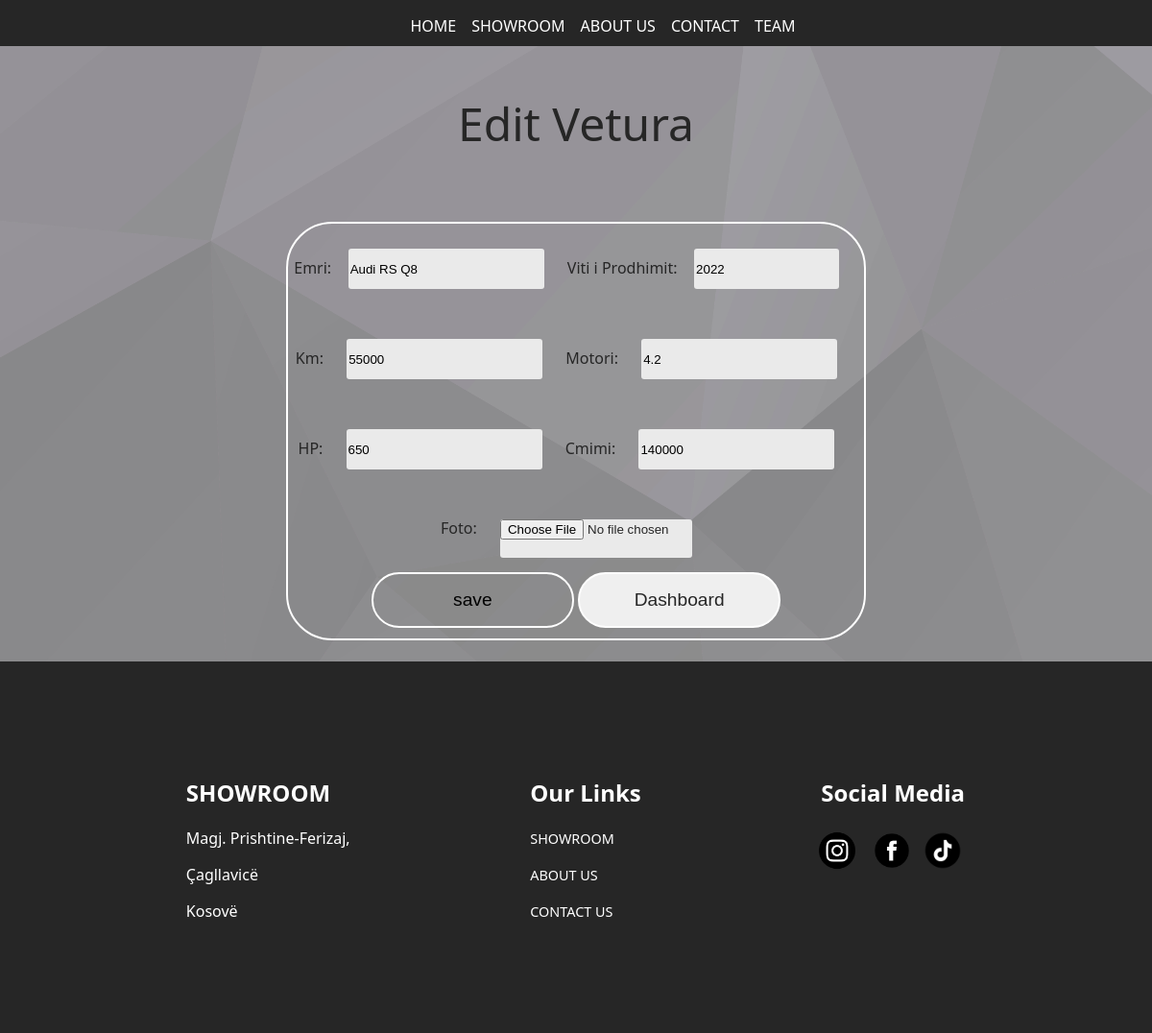
The app's page /edit.php?id=4 with its own data.
### tables this page shows
CREATE TABLE `vetura` (
  `ID` int(11) NOT NULL,
  `Emri` varchar(255) NOT NULL,
  `VitiProdhimit` int(11) NOT NULL,
  `Km` int(11) NOT NULL,
  `Motori` float NOT NULL,
  `HP` float NOT NULL,
  `Cmimi` double NOT NULL,
  `Foto` blob NOT NULL,
  `Modifikim` varchar(255) DEFAULT NULL
);

### VeturaRepository.php (called while the page is built, shortened)
<?php
    class VeturaRepository{
        private $connection;
        public function __construct()
        {
            $conn = new DatabaseConnection;
            $this->connection = $conn->startConnection();
        }
        function getVeturaById($id){
            $conn = $this->connection;
            $sql = "SELECT * FROM vetura WHERE ID=?";
            $statement = $conn->prepare($sql);
            $statement->execute([$id]);
            $vetura=$statement->fetch();
            return $vetura;
        }
    }
?>

### edit.php (the view, shortened to what this page needs)
<?php
include 'VeturaRepository.php';
$id = $_GET['id'];
$strep = new VeturaRepository();
$vetura = $strep->getVeturaById($id);
?>
<!DOCTYPE html>
<html>
<head>
    <link rel="stylesheet" href="edit.css">
</head>
<body>
    <?php
        include('header.php');
        echo $header1;
    ?>
    <div class="edit-title">
        <p>Edit Vetura</p>
    </div>
    <div class="form-div">
        <form class="edit-form" action="<?php echo $_SERVER['PHP_SELF'] . '?id=' . $id; ?>" method="POST">
            <div>
                <label for="">Emri:</label>
                <input class="input-field-1" type="text" name="emri"  value="<?php echo $vetura['Emri']?>">
                <label for="">Viti i Prodhimit:</label>
                <input class="input-field-2" type="text" name="vitiProdhimit"  value="<?php echo $vetura['VitiProdhimit']?>">
            </div><br>
            <div>
                <label for="">Km:</label>
                <input  class="input-field" type="text" name="km"  value="<?php echo $vetura['Km']?>">
                <label for="">Motori:</label>
                <input  class="input-field" type="text" name="motori"  value="<?php echo $vetura['Motori']?>">
            </div><br>
            <div>
                <label for="">HP:</label>
                <input  class="input-field" type="text" name="hp"  value="<?php echo $vetura['HP']?>">
                <label for="">Cmimi:</label>
                <input  class="input-field" type="text" name="cmimi"  value="<?php echo $vetura['Cmimi']?>">
            </div><br>
            <div>
                <label for="">Foto:</label>
                <input  class="input-field" type="file" name="foto"  value="<?php echo $vetura['Foto']?>">
            </div>
            <div>
                <input class="edit-submit" type="submit" name="editBtn" value="save">
                <button type="submit" class="edit-submit"><a href="AdminDashboard.php">Dashboard</a></button>
            </div>
        </form>
    </div>
    <?php
        include('footer.php');
        echo $footer1;
    ?>
</body>
</html>

### edit.css (style rules this page uses)
body { margin: 0%; background-image: url(Img/abstract-gray-mosaic-polygon-surfaced-background.jpg); background-position: center; background-size: cover; display: flex; flex-direction: column; justify-content: center; align-items: center; font-family: 'Segoe UI', Tahoma, Geneva, Verdana, sans-serif; }
.edit-title { color: #262626; width: 100%; display: flex; justify-content: center; align-items: center; font-size: 3em; }
.edit-form { width: 50%; height: 90%; display: flex; flex-direction: column; justify-content: center; align-items: center; border: 0.15em solid white; border-radius: 3em; }
.form-div { color: #262626; display: flex; width: 100%; height: 30em; justify-content: center; align-items: center; margin-bottom: 0em; }
.input-field { background: #eaeaea; margin: 15px 20px; border-radius: 3px; max-height: 65px; transition: max-height 0.5s; overflow: hidden; }
input { width: 15em; height: 3em; background: transparent; border: 0; outline: 0; }
.input-field-1 { background: #eaeaea; margin: 15px 20px; border-radius: 3px; max-height: 65px; transition: max-height 0.5s; overflow: hidden; margin-left: 1em; }
.input-field-2 { background: #eaeaea; margin: 15px 20px; border-radius: 3px; max-height: 65px; transition: max-height 0.5s; overflow: hidden; width: 11em; margin-left: 1em; }
.edit-submit { font-size: 1.2em; width: 11em; height: 3em; border: 0.15em solid white; border-radius: 1.5em; outline: 0; }
.edit-submit a { color: #262626; text-decoration: none; }

### records on screen
vetura: emri "Audi RS Q8", vitiProdhimit "2022", km "55000", motori "4.2", hp "650", cmimi "140000"
